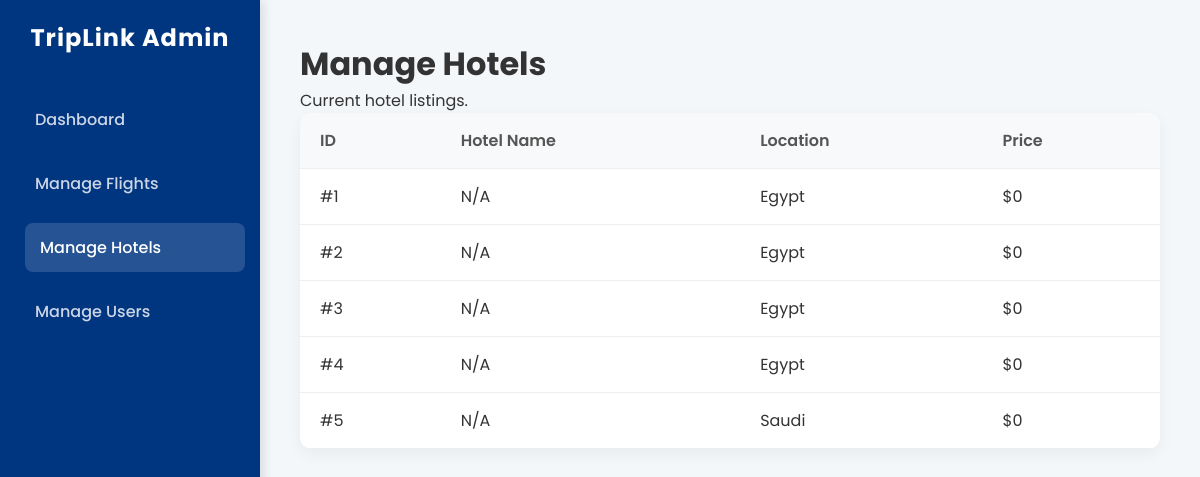
Page /app/Views/manageHotel.php (signed in) on the committed database.
### tables this page shows
CREATE TABLE `hotels` (
  `id` int(11) NOT NULL,
  `hotel_name` varchar(100) NOT NULL,
  `city` varchar(50) NOT NULL,
  `price_per_night` decimal(10,2) NOT NULL,
  `rating` decimal(2,1) DEFAULT NULL,
  `created_at` timestamp NOT NULL DEFAULT current_timestamp(),
  `check_in` date DEFAULT NULL,
  `check_out` date DEFAULT NULL,
  `stars` int(11) DEFAULT 5
);

### app/Views/manageHotel.php (the view, shortened to what this page needs)
<?php
$pdo = Database::getInstance()->getConnection();
try {
    $stmt = $pdo->query("SELECT * FROM hotels");
    $hotels = $stmt->fetchAll(PDO::FETCH_ASSOC);
} catch(PDOException $e) {
    die("Database error: " . $e->getMessage());
}
?>
<!DOCTYPE html>
<html lang="en">
<head>
    <link rel="stylesheet" href="/TripLink/public/css/base.css">
    <link rel="stylesheet" href="/TripLink/public/css/admin.css">
</head>
<body>
    <div class="sidebar">
        <h2>TripLink Admin</h2>
        <ul class="nav-links">
            <li><a href="admin.php">Dashboard</a></li>
            <li><a href="manageFlight.php">Manage Flights</a></li>
            <li><a href="manageHotel.php" class="active">Manage Hotels</a></li>
            <li><a href="manageUser.php">Manage Users</a></li>
        </ul>
    </div>
    <div class="main-content">
        <h1>Manage Hotels</h1>
        <p>Current hotel listings.</p>
        <table class="data-table">
            <thead>
                <tr>
                    <th>ID</th>
                    <th>Hotel Name</th>
                    <th>Location</th>
                    <th>Price</th>
                </tr>
            </thead>
            <tbody>
                <?php if (count($hotels) > 0): ?>
                    <?php foreach ($hotels as $hotel): ?>
                    <tr>
                        <td>#<?php echo $hotel['id']; ?></td>
                        <td><?php echo htmlspecialchars($hotel['name'] ?? 'N/A'); ?></td>
                        <td><?php echo htmlspecialchars($hotel['city'] ?? $hotel['location'] ?? 'N/A'); ?></td>
                        <td>$<?php echo htmlspecialchars($hotel['price'] ?? '0'); ?></td>
                    </tr>
                    <?php endforeach; ?>
                <?php else: ?>
                    <tr><td colspan="4">No hotels found.</td></tr>
                <?php endif; ?>
            </tbody>
        </table>
    </div>
</body>
</html>

### public/css/base.css (style rules this page uses)
* { margin: 0; padding: 0; box-sizing: border-box; }
:root { --booking-blue: #003580; --booking-blue-light: #004cb8; --booking-orange: #febb02; --booking-orange-hover: #e3a802; --light-bg: #f4f7f9; --text-dark: #1a1a1a; --gradient-bg: linear-gradient(135deg, #f0f4f8 0%, #d9e2ec 100%); }
body { font-family: 'Poppins', sans-serif; -webkit-font-smoothing: antialiased; -moz-osx-font-smoothing: grayscale; }

### public/css/admin.css (style rules this page uses)
body { background: #f4f7fa; color: #333; display: flex; min-height: 100vh; }
.sidebar { width: 260px; background: #003580; color: white; display: flex; flex-direction: column; padding: 20px; box-shadow: 4px 0 10px rgba(0,0,0,0.1); }
.sidebar h2 { font-size: 1.5rem; margin-bottom: 40px; text-align: center; letter-spacing: 1px; font-weight: 700; }
.nav-links { list-style: none; flex-grow: 1; }
.nav-links li { margin-bottom: 15px; }
.nav-links a { text-decoration: none; color: rgba(255,255,255,0.8); font-size: 1rem; display: block; padding: 12px 15px; border-radius: 8px; transition: all 0.3s ease; font-weight: 500; }
.nav-links a:hover, .nav-links a.active { background: rgba(255,255,255,0.15); color: white; transform: translateX(5px); }
.main-content { flex-grow: 1; padding: 40px; }
.data-table { width: 100%; background: white; border-radius: 12px; overflow: hidden; box-shadow: 0 5px 15px rgba(0,0,0,0.05); border-collapse: collapse; }
.data-table th, .data-table td { padding: 15px 20px; text-align: left; border-bottom: 1px solid #eee; }
.data-table th { background: #f8f9fa; color: #555; font-weight: 600; }

### rows in the picture
hotels: id "1", name "N/A", city "Egypt", price "0"
hotels: id "2", name "N/A", city "Egypt", price "0"
hotels: id "3", name "N/A", city "Egypt", price "0"
hotels: id "4", name "N/A", city "Egypt", price "0"
hotels: id "5", name "N/A", city "Saudi", price "0"
